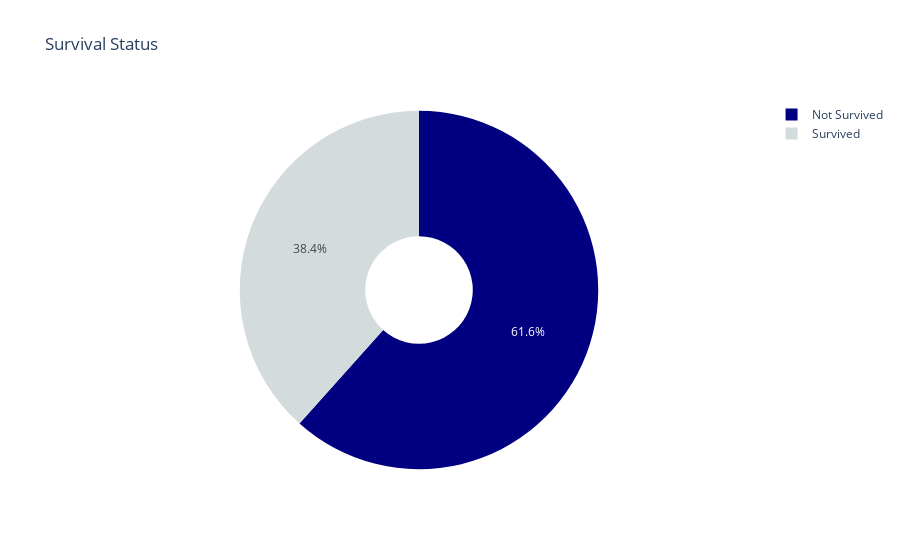

Notebook cell for this chart:
### Markdown cell above
## Descriptive Analysis
some of the important results of descriptive analysis is shown below.

### Code cell
import plotly.graph_objects as go

night_colors = ['#D3DBDD',  'navy',  '#57A7F3']
labels = ['Survived', 'Not Survived']
values = [data['Survived'].value_counts()[1], data['Survived'].value_counts()[0]]

# Use `hole` to create a donut-like pie chart
fig=go.Figure(data=[go.Pie(labels=labels,values=values,hole=.3,pull=[0,0,0.06,0])])

fig.update_layout(
    title_text="Survival Status")
fig.update_traces(marker=dict(colors=night_colors))
fig.show()

### Figure 1 — Plotly figure (JSON) as saved in the notebook; plotly's stock layout.template omitted (floating-point values rounded to 4 significant figures)
{"data": [{"hole": 0.3, "labels": ["Survived", "Not Survived"], "marker": {"colors": ["#D3DBDD", "navy", "#57A7F3"]}, "pull": [0, 0, 0.06, 0], "type": "pie", "values": [342, 549]}], "layout": {"title": {"text": "Survival Status"}}}
